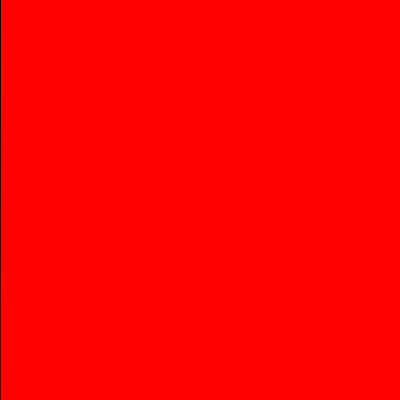
Frame 1 (no input)
Frame 60 (no input): identical to frame 1, image omitted
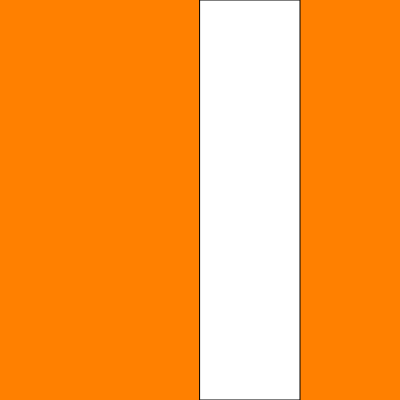
Frame 120 (the mouse pressed at the canvas centre since frame 60)

The p5.js sketch that drew these frames (run headless with seeded random() and noise() and a simulated clock; from frame 60 on, the mouse is pressed at the canvas centre):

// p5.js sketch
// ── sketch.js

function setup() {
    createCanvas(400, 400);
  }
  
  function draw() {
    let g = map(mouseY, 0, height, 0, 255);
    background(255, g, 0);
    rect(mouseX, 0, mouseY/2, height);


  }
  
